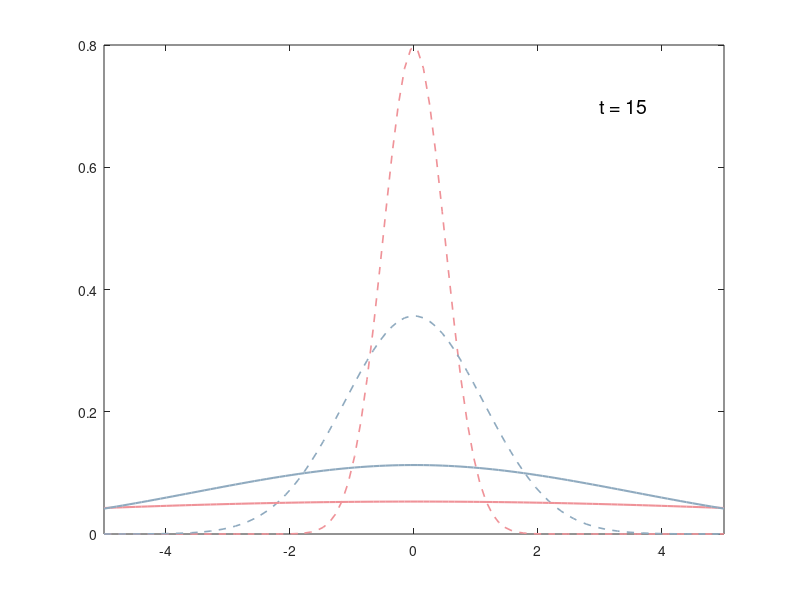

The MATLAB source for this figure:
% Author: YangYZ, yangyz2022@mail.sustech.edu.cn
% Mar 27, 2024, SUSTech
% This script simulates how a Guassian wavefunction in free space eloves in time
% Note that the time is not to scale.
close all

x = linspace(-5,5,100);
a = 1; % a of the wavefunction 1, 1/a = 2*sigma^2
b = 0.2; % b of the wavefunction 2, 1/b = 2*sigma^2
dt = 0.02;
t_end = 15;

phi0 = sqrt(2*a/pi).* exp(-2*a.*x.^2); % initial state of wave 1
phi10 = sqrt(2*b/pi).* exp(-2*b.*x.^2); % initial state of wave 2

figure(1)
hold off

for t = 0:dt:t_end
    hold off;
    w = sqrt(a/(1+(a*t)^2));
    w2 = sqrt(b/(1+(b*t)^2));
    phi1 = sqrt(2/pi)*w.*exp(-2*w^2.*x.^2);
    phi11 = sqrt(2/pi)*w2.*exp(-2*w2^2.*x.^2);
    txt = ['t = ',num2str(t,3)];
    plot(x,phi0,'color',[239,146,152]/255,'LineWidth',1.2,'LineStyle','--');
    hold on;
    plot(x,phi10,'color',[143,170,191]/255,'LineStyle','--','LineWidth',1.2);
    hold on;
    plot(x,phi1,'color',[239,146,152]/255,'LineWidth',1.5);
    hold on;
    plot(x,phi11,'color',[143,170,191]/255,'LineWidth',1.5)
    text(3,0.7,txt,"FontSize",14)
    axis([-5 5 0 0.8]);
    pause(0.01);
end

